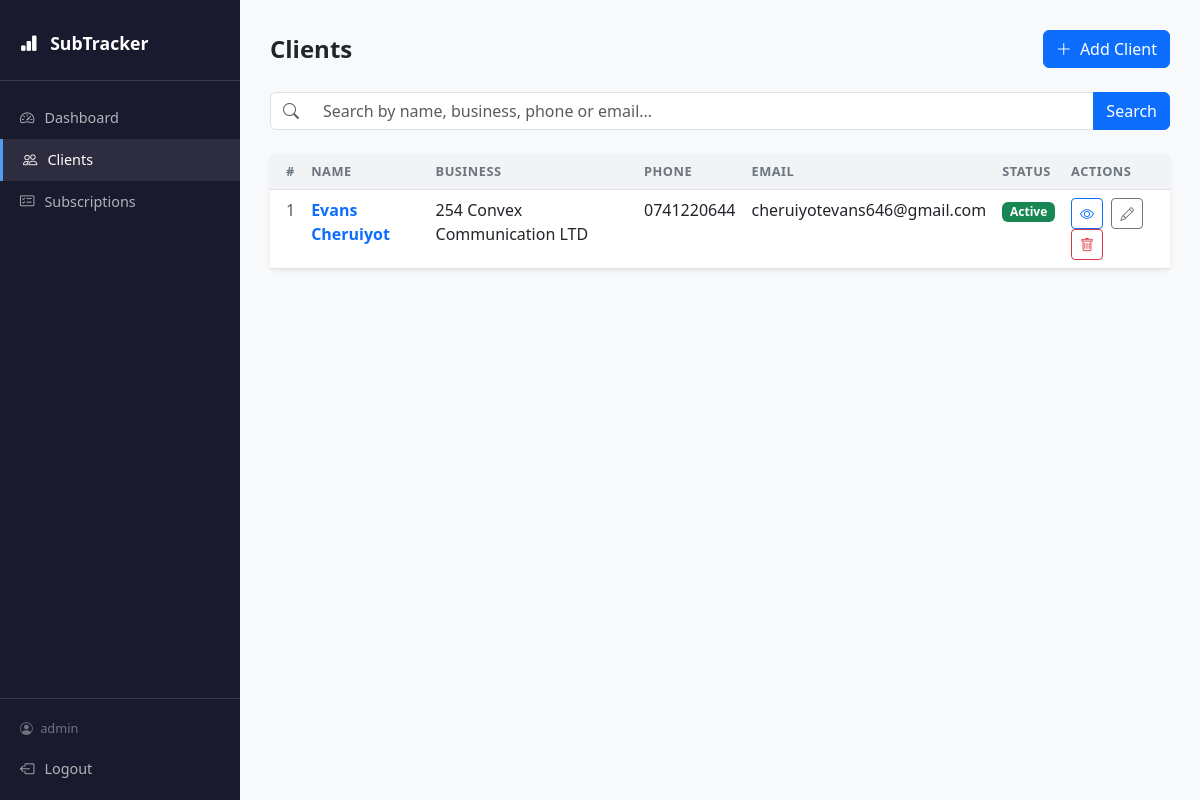
Screenshot of /clients/ (signed in) with the database file from the repository.
### clients/models.py (models this page shows, shortened)
class Client(models.Model):
    name = models.CharField(max_length=200)
    phone_number = models.CharField(max_length=20)
    email = models.EmailField(unique=True)  # Each client must have a unique email
    business_name = models.CharField(max_length=200)
    status = models.CharField(max_length=10, choices=STATUS_CHOICES, default='active')
    created_at = models.DateTimeField(auto_now_add=True)  # Set once on creation
    updated_at = models.DateTimeField(auto_now=True)       # Updated on every save
    class Meta:
        ordering = ['-created_at']

### clients/views.py (the view, shortened to what this page needs)
# urls.py: path('', views.client_list, name='client_list'),
@login_required
def client_list(request):
    clients = Client.objects.all()
    query = request.GET.get('q', '')
    return render(request, 'clients/client_list.html', {
        'clients': clients,
        'query': query,  # Pass query back to keep search box filled
    })

### templates/clients/client_list.html (shortened to what this page needs)
{% extends 'base.html' %}
{% block content %}
<div class="d-flex justify-content-between align-items-center mb-4">
    <h4 class="fw-bold mb-0">Clients</h4>
    <a href="{% url 'client_create' %}" class="btn btn-primary">
        <i class="bi bi-plus-lg me-1"></i> Add Client
    </a>
</div>
<form method="GET" class="mb-4">
    <div class="input-group">
        <span class="input-group-text bg-white">
            <i class="bi bi-search text-muted"></i>
        </span>
        <input
            type="text"
            name="q"
            value="{{ query }}"
            class="form-control border-start-0"
            placeholder="Search by name, business, phone or email..."
        >
        <button class="btn btn-primary" type="submit">Search</button>
    </div>
</form>
<div class="card border-0 shadow-sm">
    <div class="card-body p-0">
        {% if clients %}
        <table class="table table-hover mb-0">
            <thead>
                <tr>
                    <th class="ps-3">#</th>
                    <th>Name</th>
                    <th>Business</th>
                    <th>Phone</th>
                    <th>Email</th>
                    <th>Status</th>
                    <th>Actions</th>
                </tr>
            </thead>
            <tbody>
                {% for client in clients %}
                <tr>
                    <td class="ps-3 text-muted">{{ forloop.counter }}</td>
                    <td>
                        <a href="{% url 'client_detail' client.pk %}" class="text-decoration-none fw-semibold">
                            {{ client.name }}
                        </a>
                    </td>
                    <td>{{ client.business_name }}</td>
                    <td>{{ client.phone_number }}</td>
                    <td>{{ client.email }}</td>
                    <td>
                        {% if client.status == 'active' %}
                            <span class="badge bg-success">Active</span>
                        {% else %}
                            <span class="badge bg-secondary">Inactive</span>
                        {% endif %}
                    </td>
                    <td>
                        <a href="{% url 'client_detail' client.pk %}" class="btn btn-sm btn-outline-primary me-1">
                            <i class="bi bi-eye"></i>
                        </a>
                        <a href="{% url 'client_edit' client.pk %}" class="btn btn-sm btn-outline-secondary me-1">
                            <i class="bi bi-pencil"></i>
                        </a>
                        <a href="{% url 'client_delete' client.pk %}" class="btn btn-sm btn-outline-danger">
                            <i class="bi bi-trash"></i>
                        </a>
                    </td>
                </tr>
                {% endfor %}
            </tbody>
        </table>
        {% endif %}
    </div>
</div>
{% endblock %}

### templates/base.html (shortened to what this page needs)
<!DOCTYPE html>
<html lang="en">
<head>
    <link href="https://cdn.jsdelivr.net/npm/bootstrap@5.3.0/dist/css/bootstrap.min.css" rel="stylesheet">
    <link href="https://cdn.jsdelivr.net/npm/bootstrap-icons@1.10.5/font/bootstrap-icons.css" rel="stylesheet">
</head>
<body>
<div class="sidebar">
    <div class="brand">
        <i class="bi bi-bar-chart-fill me-2"></i> SubTracker
    </div>
    <nav class="mt-3">
        <a href="{% url 'dashboard' %}" class="nav-link {% if request.resolver_match.url_name == 'dashboard' %}active{% endif %}">
            <i class="bi bi-speedometer2"></i> Dashboard
        </a>
        <a href="{% url 'client_list' %}" class="nav-link {% if 'client' in request.resolver_match.url_name %}active{% endif %}">
            <i class="bi bi-people"></i> Clients
        </a>
        <a href="{% url 'subscription_list' %}" class="nav-link {% if 'subscription' in request.resolver_match.url_name %}active{% endif %}">
            <i class="bi bi-card-checklist"></i> Subscriptions
        </a>
    </nav>
    <div class="sidebar-footer">
        <div class="sidebar-user">
            <i class="bi bi-person-circle me-1"></i>
            {{ request.user.username }}
        </div>
        <form method="POST" action="{% url 'logout' %}">
            <button type="submit" class="logout-btn">
                <i class="bi bi-box-arrow-left"></i> Logout
            </button>
        </form>
    </div>
</div>
<div class="main-content">
    {% block content %}
    {% endblock %}
</div>
</body>
</html>

### templates/base.html (style rules this page uses)
body { display: flex; min-height: 100vh; background-color: #f8f9fa; }
.sidebar { width: 240px; background-color: #1a1a2e; color: white; min-height: 100vh; padding: 20px 0; position: fixed; top: 0; left: 0; }
.sidebar .brand { font-size: 1.1rem; font-weight: 700; padding: 10px 20px 24px; border-bottom: 1px solid #ffffff20; color: #fff; }
.sidebar .nav-link { color: #ffffffaa; padding: 10px 20px; display: flex; align-items: center; gap: 10px; font-size: 0.9rem; transition: all 0.2s; }
.sidebar .nav-link:hover, .sidebar .nav-link.active { color: #fff; background-color: #ffffff15; border-left: 3px solid #4e9af1; }
.sidebar .logout-btn { color: #ffffffaa; padding: 10px 20px; display: flex; align-items: center; gap: 10px; font-size: 0.9rem; transition: all 0.2s; background: transparent; border: none; width: 100%; text-align: left; cursor: pointer; }
.sidebar-footer { position: absolute; bottom: 0; width: 100%; border-top: 1px solid #ffffff20; padding: 10px 0; }
.sidebar-user { padding: 10px 20px; font-size: 0.8rem; color: #ffffff60; }
.main-content { margin-left: 240px; padding: 30px; flex: 1; width: calc(100% - 240px); }
.table th { background-color: #f1f3f5; font-size: 0.8rem; text-transform: uppercase; letter-spacing: 0.5px; color: #6c757d; }

### rows the page displays
Client: name "Evans Cheruiyot", business_name "254 Convex Communication LTD", phone_number "0741220644", email "cheruiyotevans646@gmail.com", status "Active"

### other values shown
{{ request.user.username }} "admin"
